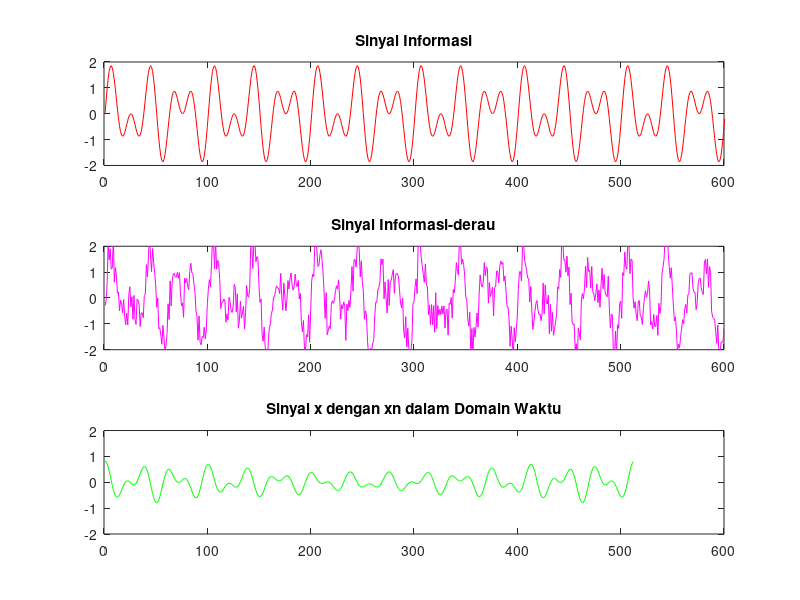

This figure's MATLAB source:
clc;                               %membersihkan layar

%sinyal informasi
n = 0:0.001:0.6;                   %inisialisasi variabel n
x = sin(2*pi*30*n)+sin(2*pi*50*n); %persamaan sinyal informasi (x)

%sinyal derau
for i=1:600                        %batas indeks
  d(i) = randn();                  %persamaan sinyal derau
  while (d(i)<-0.8 || d(i)>0.8)    %fungsi while
    d(i) = randn();
  endwhile                         %mengakhiri fungsi while
     y(i) = d(i)+x(i);             %persamaan sinyak derau + informasi
endfor                             %mengakhiri fungsi for

%Konversi sinyal informasi ke domain frekuensi
X = fft(x,512);                    %inisialisasi komponen fourier sinyal (x)
Pxx = X.* conj(X)/512;             %power spectrum sinyal (x)
f = 1000*(1:512)/512;              %persamaan frekuensi sinyal (x)

%KOnversu sinyal informasi-derau ke domain frekuensi
Y = fft(y,512);                    %inisalisasi komponen fourier sinyal (y)
Pyy = Y.* conj(Y)/512;             %power spectrum sinyal (y)
fy = 1000*(1:512)/512;             %inisalisasi frekuensi sinyal (y)

%sinyal penghilang derau
thres=8;                           %inisialisasi nilai threshold
xn=Pyy;                            %inisialisasi variabel Xn penghilang derau
for i = 1:512                      %batas index i
  if Pyy(i)>thres                  %membandingkan A dengan nilai threshold
    xn(i)=Pyy(i);                  %jika terpenuhi
else
    xn(i)=0;                       %sinyal berarti noise dan akan dibuang
endif                              %mengakhiri kondisi if
endfor                             %mengakhiri fungsi for

xi = ifft(xn);

subplot(3,1,1);
plot(x, 'r');
axis([0 600 -2 2]);
title("Sinyal Informasi");

subplot(3,1,2);
plot(y, 'm');
axis([0 600 -2 2]);
title("Sinyal Informasi-derau");

subplot(3,1,3);
plot(real(xi), 'g');
axis([0 600 -2 2]);
title("Sinyal x dengan xn dalam Domain Waktu");
